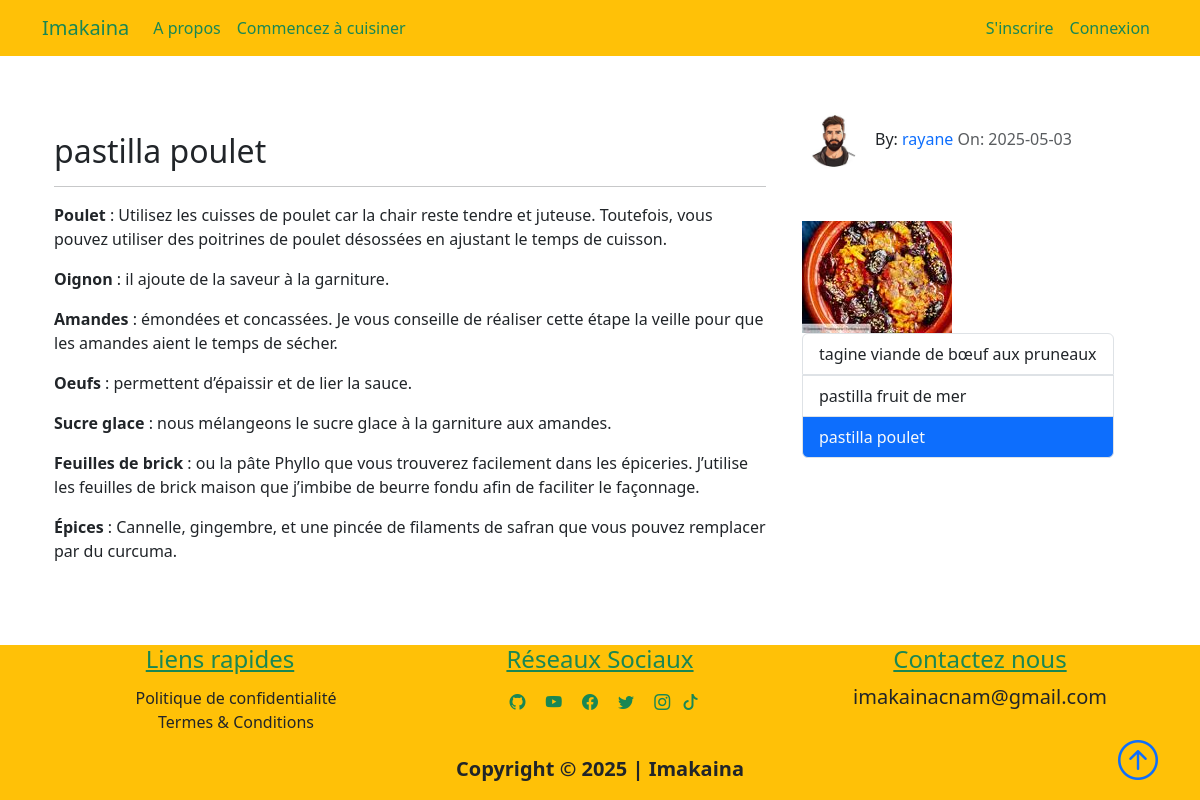
Before: /tagine aux pruneaux/pastilla-poulet-cuisine-maroc with the older database file.
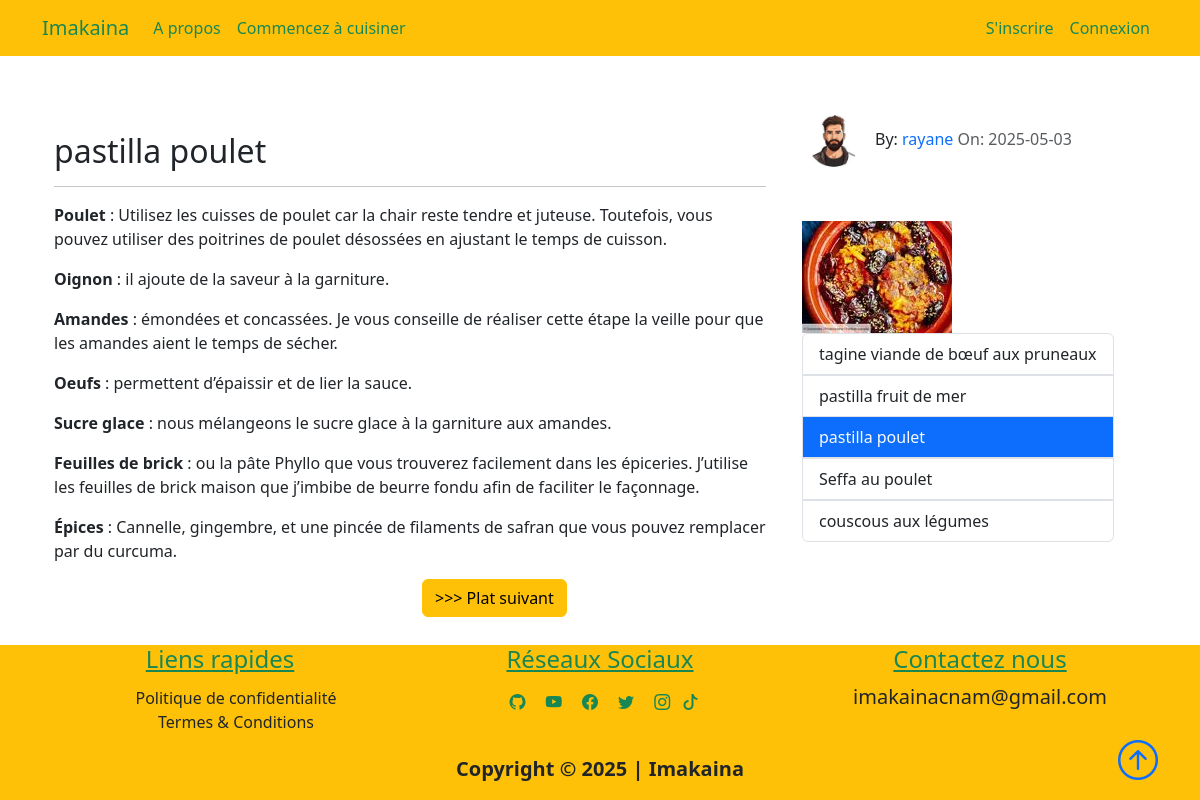
After: the same page with the newer database file.
### projet/models.py (models this page shows, shortened)
class Recette(db.Model):
    id = db.Column(db.Integer, primary_key=True, autoincrement=True)
    title = db.Column(db.String(100), nullable=False)
    date_posted = db.Column(db.DateTime, nullable=False, default=datetime.utcnow)
    content = db.Column(db.Text, nullable=False)
    thumbnail = db.Column(
        db.String(20), nullable=False, default="default_thumbnail.jpg"
    )
    slug = db.Column(db.String(32), nullable=False)
    user_id = db.Column(db.Integer, db.ForeignKey("user.id"), nullable=False)
    plat_id = db.Column(db.Integer, db.ForeignKey("plat.id"), nullable=False)

### projet/recettes/routes.py (the view)
@recettes.route("/<string:plat>/<string:recette_slug>")
def recette(recette_slug, plat):
    recette = Recette.query.filter_by(slug=recette_slug).first()
    if recette:
        precedent_recette, suivant_recette = get_precedent_suivant_recette(recette)
    recette_id = recette.id if recette else None
    recette = Recette.query.get_or_404(recette_id)
    return render_template(
        "recette_view.html",
        title=recette.title,
        recette=recette,
        precedent_recette=precedent_recette,
        suivant_recette=suivant_recette,
    )

### projet/recettes/helpers.py (called while the page is built)
def get_precedent_suivant_recette(recette):
    plat = recette.plat_name
    for lsn in plat.recettes:
        if lsn.title == recette.title:
            index = plat.recettes.index(lsn)
            precedent_recette = plat.recettes[index - 1] if index > 0 else None
            suivant_recette = (
                plat.recettes[index + 1] if index < len(plat.recettes) - 1 else None
            )
            break
    return precedent_recette, suivant_recette

### projet/templates/recette_view.html
{% extends "recette.html" %}
{% block recette %}
<div class="container pt-5">
    <br>
    <h2>{{recette.title}}</h2>
    <hr>
    {{recette.content | safe}}
</div>
{% endblock recette %}

### projet/templates/recette.html (shortened to what this page needs)
{% extends "layout.html"%}
{% block content %}
<div class="container">
    <div class="row">
        <div class="col-lg-8 col-md-12">
            {% block recette %} {% endblock recette %}
            <div class="row justify-content-md-center">
                <div class="col-4">
                </div>
                <div class="col-4">
                    {% if suivant_recette %}
                    <a href="{{url_for('recettes.recette', recette_slug=suivant_recette.slug, plat=suivant_recette.plat_name.title)}}">
                        <button class="btn btn-warning" type="button" data-bs-toggle="tooltip" data-bs-placement="top"
                            title="{{suivant_recette.title}}">
                            &gt&gt&gt Plat suivant
                        </button>
                    </a>
                    {% endif %}
                </div>
            </div>
        </div>
        <div class="col-4">
            <div class="my-5">
                <span><img class="article-img"
                        src="{{url_for('static',filename='user_pics/'+recette.author.image_file)}}" alt="">By:
                    <a href="#" class="link">{{recette.author.username}}</a>
                    <span class="text-muted">On: {{recette.date_posted.strftime('%Y-%m-%d')}}</span>
                </span>
            </div>
            <img src="{{url_for('static', filename='plat_icons/'+recette.plat_name.icon)}}" alt="">
            <br>
            <ul class="list-group" style="display:inline-block">
                {% for lsn in recette.plat_name.recettes %}
                {% if lsn.title == recette.title %}
                <li class="list-group-item border active" aria-current="true">
                    <a class="link text-light"
                        href="{{url_for('recettes.recette', recette_slug=lsn.slug, plat=lsn.plat_name.title)}}">{{lsn.title}}</a>
                </li>
                {% else %}
                <li class="list-group-item border" aria-current="false">
                    <a class="link text-dark"
                        href="{{url_for('recettes.recette', recette_slug=lsn.slug, plat=lsn.plat_name.title)}}">{{lsn.title}}</a>
                </li>
                {% endif %}
                {% endfor %}
            </ul>
        </div>
    </div>
    <br>
</div>
{% endblock content%}

Changed rows visible on the page:
added Recette: title "Seffa au poulet"
added Recette: title "couscous aux légumes"
Other visible differences:
text now shown: ">>> Plat suivant"
